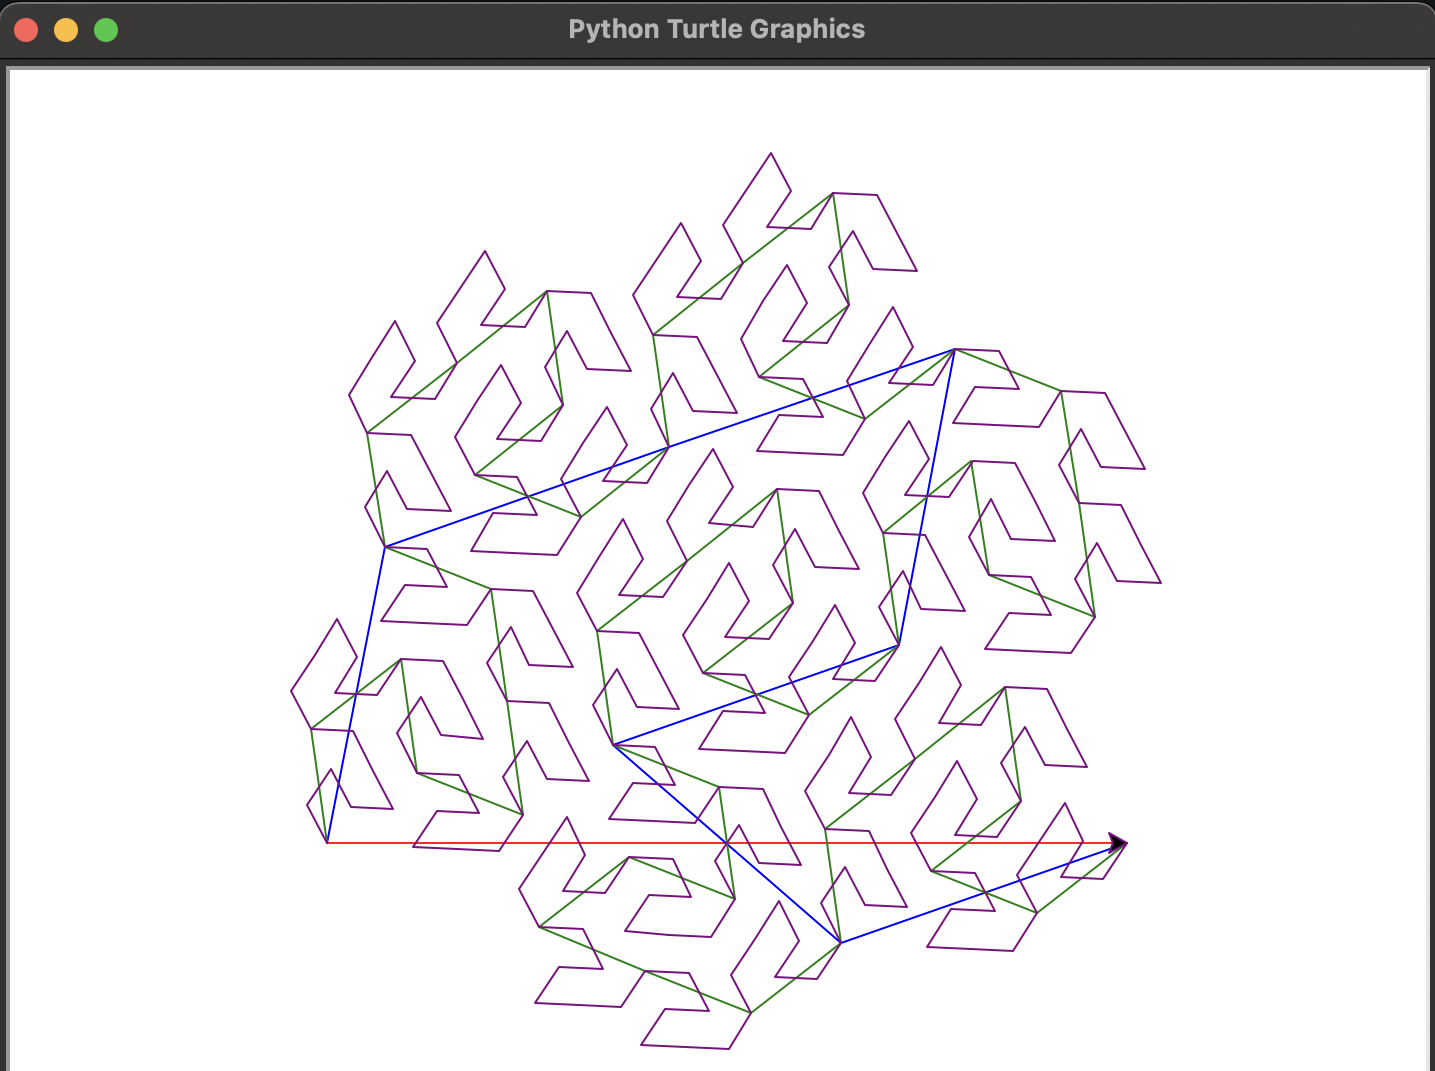

Generate this figure with Python:
import turtle
import numpy as np

# Setup
turtle.speed(100)
turtle.bgcolor("white")
turtle.penup()
turtle.goto(-200, -50)
turtle.pendown()

def subdivide_line_plus(length, level):
    if level == 0:
        # Base case
        turtle.forward(length)
    else:
        length /= np.sqrt(7)
        turtle.left(79.1)
        subdivide_line_minus(length, level - 1)
        turtle.right(60.0)
        subdivide_line_plus(length, level - 1)
        subdivide_line_plus(length, level - 1)
        turtle.right(120.0)
        subdivide_line_plus(length, level - 1)
        turtle.right(60.0)
        subdivide_line_minus(length, level - 1)
        turtle.left(120.0)
        subdivide_line_minus(length, level - 1)
        turtle.left(60.0)
        subdivide_line_plus(length, level - 1)
        turtle.right(19.1)

def subdivide_line_minus(length, level):
    if level == 0:
        # Base case
        turtle.forward(length)
    else:
        length /= np.sqrt(7)
        turtle.left(19.1)
        subdivide_line_minus(length, level - 1)
        turtle.right(60.0)
        subdivide_line_plus(length, level - 1)
        turtle.right(120.0)
        subdivide_line_plus(length, level - 1)
        turtle.left(60.0)
        subdivide_line_minus(length, level - 1)
        turtle.left(120.0)
        subdivide_line_minus(length, level - 1)
        subdivide_line_minus(length, level - 1)
        turtle.left(60.0)
        subdivide_line_plus(length, level - 1)
        turtle.right(79.1)


initial_length = 400.0
colors = ["red", "blue", "green", "purple"]
init_depth = 0

for depth, color in enumerate(colors):
    turtle.pencolor(color)
    turtle.penup()
    turtle.goto(-200, -50)
    turtle.pendown()
    subdivide_line_plus(initial_length, depth + init_depth)

turtle.done()
